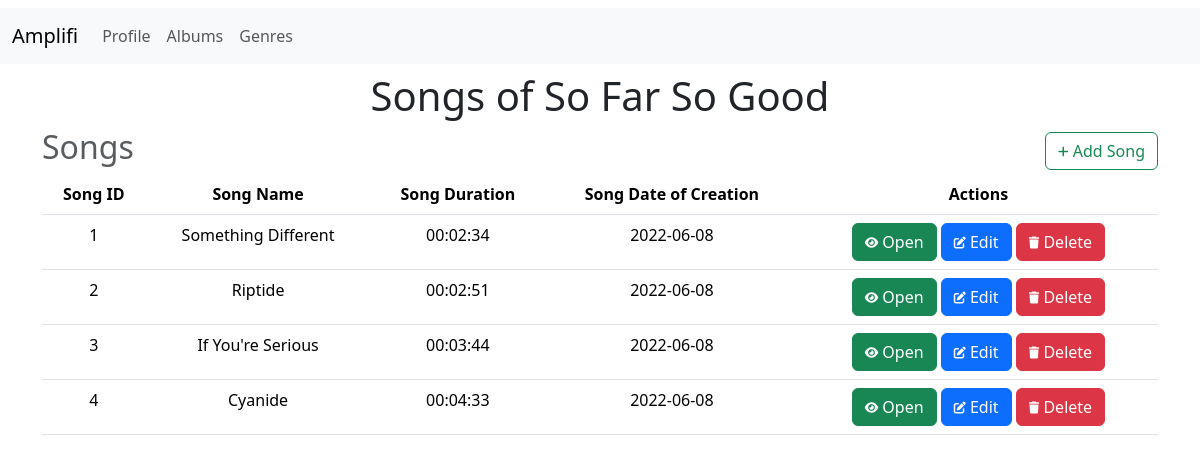
The page /album/1/open (signed in) on the database its author committed.
### app.py (models this page shows)
class Album(db.Model):
  __tablename__ = 'album'
  id = db.Column(db.Integer, primary_key=True, autoincrement=True)
  albumname = db.Column(db.String(50), nullable=False)
  albumgenre = db.Column(db.String(50), db.ForeignKey('genre.genrename'), nullable=False)
  albumartist = db.Column(db.String(50), nullable=False)
  albumnoofsongs = db.Column(db.Integer, nullable=False, default=0)
  songs  = db.relationship('Song', backref='album', lazy=True)

class Song(db.Model):
    __tablename__ = 'song'
    id = db.Column(db.Integer, primary_key=True, autoincrement=True)
    songname = db.Column(db.String(50), nullable=False)
    album_id = db.Column(db.Integer, db.ForeignKey('album.id'), nullable=False)
    songlyrics_path = db.Column(db.String(255), nullable=True)
    songduration = db.Column(db.Time, nullable=False)
    songdateofcreation = db.Column(db.Date, nullable=False)
    playlists = db.relationship('Playlist', backref='song', lazy=True)

### app.py (the view)
@app.route('/album/<int:id>/open')
@admin_required
def open_album_page(id):
  return render_template('album/open_album.html', user=User.query.get(session['user_id']), album=Album.query.get(id))

### app.py (called while the page is built)
def admin_required(func):
  @wraps(func)
  def inner(*args, **kwargs):
    if 'user_id' not in session:
      flash('You need to login first.')
      return redirect (url_for('login_page'))
    user = User.query.get(session['user_id'])
    if not user.isadmin:
      flash('You are not authorised to view this page.')
      return redirect(url_for('index_page'))
    return func(*args, **kwargs)
  return inner

### templates/album/open_album.html (shortened to what this page needs)
{% extends 'layout.html' %}
	{% block content %}
		<h1>Songs of {{album.albumname}}</h1>
		<div class='heading'>
			<h2 class='text-muted'>Songs</h2>
			<a class='btn btn-outline-success' href="{{url_for('add_song_page', album_id=album.id)}}">
				<i class='fas fa-plus fa-xs'></i>
				Add Song
			</a>
		</div>
		<table class="table">
			<thead>
				<tr>
					<th>Song ID</th>
					<th>Song Name</th>
					<th>Song Duration</th>
					<th>Song Date of Creation</th>
					<th>Actions</th>
				</tr>
			</thead>
			<tbody>
				{% for song in album.songs %}
				<tr>
					<td>{{song.id}}</td>
					<td>{{song.songname}}</td>
					<td>{{song.songduration}}</td>
					<td>{{song.songdateofcreation}}</td>
					<td>
						<a class='btn btn-success' href="{{url_for('open_song_page', id=song.id)}}">
							<i class="fas fa-eye fa-xs"></i>
							Open
						</a>
						<a class='btn btn-primary' href="{{url_for('edit_song_page', id=song.id)}}">
							<i class="fas fa-edit fa-xs"></i>
							Edit
						</a>
						<a class="btn btn-danger" href="{{url_for('delete_song_page', id=song.id)}}">
							<i class="fas fa-trash fa-xs"></i>
							Delete
						</a>
					</td>
				</tr>
				{% endfor %}
			</tbody>
		</table>
	{% endblock %}

### templates/album/open_album.html (style rules this page uses)
.heading { display:flex; justify-content: space-between; align-items: center; }
h1 { text-align: center; }

### rows shown on the page
Album: albumname "So Far So Good"
Song: id "1", songname "Something Different", songduration "00:02:34", songdateofcreation "2022-06-08"
Song: id "2", songname "Riptide", songduration "00:02:51", songdateofcreation "2022-06-08"
Song: id "3", songname "If You're Serious", songduration "00:03:44", songdateofcreation "2022-06-08"
Song: id "4", songname "Cyanide", songduration "00:04:33", songdateofcreation "2022-06-08"
